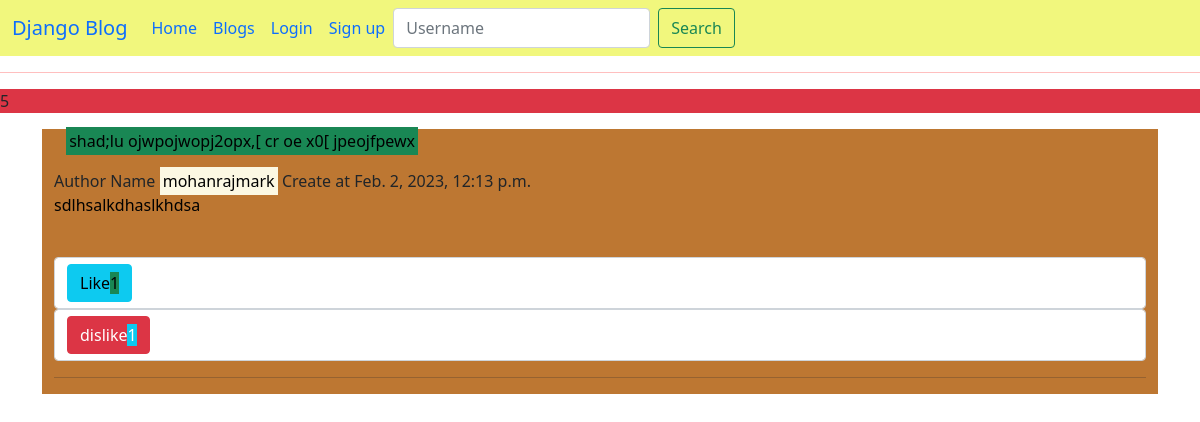
Screenshot of /blog/5/detail/ with the database file from the repository.
### blog/models.py (models this page shows, shortened)
class Post(models.Model):
    title = models.CharField(max_length=1000)
    body = models.TextField(default="There no body")
    create_at = models.DateTimeField(auto_now_add=True)
    update_at = models.DateTimeField(auto_now=True)
    author = models.ForeignKey(User, models.CASCADE)
    likes = models.ManyToManyField(User, blank=True, related_name="likes")
    dislikes = models.ManyToManyField(User, blank=True, related_name="dislikes")
    class Meta:
        ordering = ["-create_at"]

class User(AbstractUser):
    join_at = models.DateTimeField(auto_now_add=True)
    modified_at = models.DateTimeField(auto_now=True)
    total_post = models.PositiveIntegerField(default=0)
    is_login = models.BooleanField(default=False)

### blog/views.py (the view, shortened to what this page needs)
# urls.py: path('blog/<int:pk>/detail/', views.blog_detail, name="blog_detail"),
def blog_detail(request, pk):
    post = get_object_or_404(Post, pk=pk)
    if request.method == "POST":
        result = _checker(request.POST)
        if result == "like":
            obj = add_likes(request, post.id)
        elif result == "dislike":
            obj = add_dislikes(request, post.id)
        elif result == "Error":
            print("Something is wrong")
        return render(request, 'blog/blog_detail.html', {"post": post, "instance": obj})
    else:
        return render(request, 'blog/blog_detail.html', {"post": post, "instance": post})

### blog/templates/blog/blog_detail.html (shortened to what this page needs)
{% extends 'blog/base.html' %}
{% block content %}
<hr style="color:red;">
<p class="bg-danger">{{post.id}}<p>
<div class='container-lg d-flex justify-content-center border-info'>
    <div class="post_div container-lg text-start">
        <p class="post_title container-lg"><mark class="bg-success">{{post.title}}</mark></p>
        <p class='bg-info text-sm-end' style="width: fit-content; display:contents;"> Author Name <mark>{{post.author}}</mark> Create at {{post.create_at}}</p>
        <p class="body_post"> {{post.body}}</p><br>
        {% include 'blog/likes.html' %}
        <form class="form-control" method="post">
        <button class="btn btn-danger" type="submit" name="like" value="dislikebutton">dislike<span class="bg-info">{{post.dislikes.count}}</span></button>
        </form>
        <hr>
    </div>
</div>
{% endblock content %}

### blog/templates/blog/likes.html (shortened to what this page needs)
<form class="form-control" method="post">
<button class="btn btn-info" type="submit" name="like" value="likebutton">Like<span class='bg-success'>{{instance.likes.count}}</span></button>
</form>

### blog/static/css/style.css (style rules this page uses)
.body_post { background-color:#bd7732; color:black; }

### rows the page displays
Post: id "5", title "shad;lu ojwpojwopj2opx,[ cr oe x0[ jpeojfpewx", author "mohanrajmark", body "sdlhsalkdhaslkhdsa", likes.count "1", dislikes.count "1"
